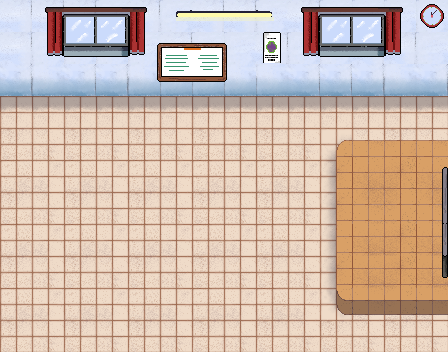

This game map was drawn from its Tiled (.tmx) file and the tilesets committed beside it. A one-line description and the trimmed map source follow:
An orthogonal 14x11 tile map with 32x32 px tiles, 6 tile layers (Base Floor, Base Stage Floor, Floor and Wall Objects, Base Wall, ...) and 65 objects.

<map version="1.10" tiledversion="1.11.2" orientation="orthogonal" renderorder="right-down" width="14" height="11" tilewidth="32" tileheight="32" infinite="0" nextlayerid="13" nextobjectid="135">
 <editorsettings>
  <export target="tileSet.lua" format="lua" />
 </editorsettings>
 <tileset firstgid="1" name="tileSet" tilewidth="32" tileheight="32" tilecount="961" columns="31">
  <image source="Classroom.png" width="1000" height="1000" />
 </tileset>
 <layer id="1" name="Base Floor" width="14" height="11">
  <data>[154 cells, 112 non-empty, 8 distinct tile ids]</data>
 </layer>
 <layer id="2" name="Base Stage Floor" width="14" height="11">
  <data>[154 cells, 24 non-empty, 12 distinct tile ids]</data>
 </layer>
 <layer id="4" name="Floor and Wall Objects" width="14" height="11">
  <data>[154 cells, 4 non-empty, 3 distinct tile ids]</data>
 </layer>
 <layer id="3" name="Base Wall" width="14" height="11">
  <data>[154 cells, 42 non-empty, 4 distinct tile ids]</data>
 </layer>
 <layer id="8" name="Windows" width="14" height="11">
  <data>[154 cells, 16 non-empty, 8 distinct tile ids]</data>
 </layer>
 <layer id="5" name="Wall Objects" width="14" height="11">
  <data>[154 cells, 20 non-empty, 15 distinct tile ids]</data>
 </layer>
 <objectgroup id="12" name="Benches and Vegetation">
  <properties>
   <property name="depthMask " value="True" />
  </properties>
  <object id="87" gid="38" x="0" y="128" width="32" height="32">
   <properties>
    <property name="benchId" value="1" />
    <property name="depthMask" value="true" />
   </properties>
  </object>
  <object id="88" gid="38" x="416" y="352" width="32" height="32">
   <properties>
    <property name="benchId" value="4" />
    <property name="depthMask" value="true" />
   </properties>
  </object>
  <object id="89" gid="7" x="0" y="352" width="32" height="32">
   <properties>
    <property name="benchId" value="3" />
    <property name="depthMask" value="true" />
   </properties>
  </object>
  <object id="90" gid="7" x="352" y="288" width="32" height="32">
   <properties>
    <property name="benchId" value="5" />
    <property name="depthMask" value="true" />
   </properties>
  </object>
  <object id="91" gid="8" x="352" y="160" width="32" height="32">
   <properties>
    <property name="benchId" value="6" />
    <property name="depthMask" value="true" />
   </properties>
  </object>
  <object id="92" gid="39" x="416" y="128" width="32" height="32">
   <properties>
    <property name="benchId" value="2" />
    <property name="depthMask" value="true" />
   </properties>
  </object>
  <object id="93" gid="3" x="352" y="192" width="32" height="32">
   <properties>
    <property name="benchId" value="7" />
    <property name="depthMask" value="true" />
   </properties>
  </object>
  <object id="94" gid="72" x="32" y="160" width="32" height="32">
   <properties>
    <property name="benchId" value="8" />
    <property name="depthMask" value="true" />
   </properties>
  </object>
  <object id="95" gid="72" x="96" y="160" width="32" height="32">
   <properties>
    <property name="benchId" value="9" />
    <property name="depthMask" value="true" />
   </properties>
  </object>
  <object id="96" gid="72" x="160" y="160" width="32" height="32">
   <properties>
    <property name="benchId" value="10" />
    <property name="depthMask" value="true" />
   </properties>
  </object>
  <object id="97" gid="72" x="224" y="160" width="32" height="32">
   <properties>
    <property name="benchId" value="11" />
    <property name="depthMask" value="true" />
   </properties>
  </object>
  <object id="98" gid="72" x="224" y="224" width="32" height="32">
   <properties>
    <property name="benchId" value="15" />
    <property name="depthMask" value="true" />
   </properties>
  </object>
  <object id="99" gid="72" x="160" y="224" width="32" height="32">
   <properties>
    <property name="benchId" value="14" />
    <property name="depthMask" value="true" />
   </properties>
  </object>
  <object id="100" gid="72" x="96" y="224" width="32" height="32">
   <properties>
    <property name="benchId" value="13" />
    <property name="depthMask" value="true" />
   </properties>
  </object>
  <object id="101" gid="72" x="32" y="224" width="32" height="32">
   <properties>
    <property name="benchId" value="12" />
    <property name="depthMask" value="true" />
   </properties>
  </object>
  <object id="102" gid="72" x="32" y="288" width="32" height="32">
   <properties>
    <property name="benchId" value="16" />
    <property name="depthMask" value="true" />
   </properties>
  </object>
  <object id="103" gid="72" x="96" y="288" width="32" height="32">
   <properties>
    <property name="benchId" value="17" />
    <property name="depthMask" value="true" />
   </properties>
  </object>
  <object id="104" gid="72" x="160" y="288" width="32" height="32">
   <properties>
    <property name="benchId" value="18" />
    <property name="depthMask" value="true" />
   </properties>
  </object>
  <object id="105" gid="72" x="224" y="288" width="32" height="32">
   <properties>
    <property name="benchId" value="19" />
    <property name="depthMask" value="true" />
   </properties>
  </object>
  <object id="106" gid="103" x="32" y="192" width="32" height="32">
   <properties>
    <property name="benchId" value="8" />
    <property name="depthMask" value="true" />
   </properties>
  </object>
  <object id="107" gid="103" x="96" y="192" width="32" height="32">
   <properties>
    <property name="benchId" value="9" />
    <property name="depthMask" value="true" />
   </properties>
  </object>
  <object id="108" gid="103" x="160" y="192" width="32" height="32">
   <properties>
    <property name="benchId" value="10" />
    <property name="depthMask" value="true" />
   </properties>
  </object>
  <object id="109" gid="103" x="224" y="192" width="32" height="32">
   <properties>
    <property name="benchId" value="11" />
    <property name="depthMask" value="true" />
   </properties>
  </object>
  <object id="110" gid="103" x="224" y="256" width="32" height="32">
   <properties>
    <property name="benchId" value="15" />
    <property name="depthMask" value="true" />
   </properties>
  </object>
  <object id="111" gid="103" x="160" y="256" width="32" height="32">
   <properties>
    <property name="benchId" value="14" />
    <property name="depthMask" value="true" />
   </properties>
  </object>
  <object id="112" gid="103" x="96" y="256" width="32" height="32">
   <properties>
    <property name="benchId" value="13" />
    <property name="depthMask" value="true" />
   </properties>
  </object>
  <object id="114" gid="103" x="32" y="256" width="32" height="32">
   <properties>
    <property name="benchId" value="12" />
    <property name="depthMask" value="true" />
   </properties>
  </object>
  <object id="115" gid="103" x="32" y="320" width="32" height="32">
   <properties>
    <property name="benchId" value="16" />
    <property name="depthMask" value="true" />
   </properties>
  </object>
  <object id="116" gid="103" x="96" y="320" width="32" height="32">
   <properties>
    <property name="benchId" value="17" />
    <property name="depthMask" value="true" />
   </properties>
  </object>
  <object id="117" gid="103" x="160" y="320" width="32" height="32">
   <properties>
    <property name="benchId" value="18" />
    <property name="depthMask" value="true" />
   </properties>
  </object>
  <object id="118" gid="103" x="224" y="320" width="32" height="32">
   <properties>
    <property name="benchId" value="19" />
    <property name="depthMask" value="true" />
   </properties>
  </object>
  <object id="119" gid="102" x="232" y="283" width="32" height="32">
   <properties>
    <property name="depthMask" value="true" />
   </properties>
  </object>
  </objectgroup>
 <objectgroup id="9" name="Walls">
  <!-- 21 objects omitted --></objectgroup>
</map>
<!-- 33 of 65 objects omitted -->
